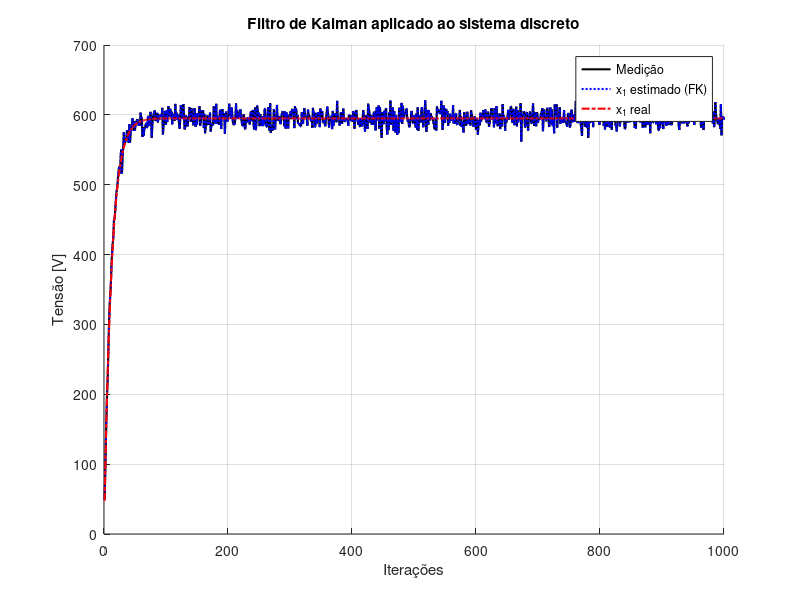

This chart was generated by the following MATLAB code:
close all
clear all
clc

%% Modelo do circuito elétrico 
a = 10.4167;
s = tf('s');
Kp = 595;
Gp = a * Kp /(s + a);
Gp_zpk = zpk(Gp); % forma fatorada

[num, den] = tfdata(Gp, 'v'); 
[Ac, Bc, Cc, Dc] = tf2ss(num, den); % conversão para espaço de estados

sys = ss(Ac, Bc, Cc, Dc); % sistema contínuo

%% Discretização
Ts = 0.008; % período de amostragem
sysD = c2d(sys, Ts, 'zoh'); % modelo discreto por ZOH

F = sysD.A;
G = sysD.B;
H = sysD.C;
D = sysD.D;

%% Condições iniciais da simulação
u = 1;                 % entrada constante
xk = zeros(size(F,1), 1); % estado inicial da planta (vetor zero com mesma dimensão de F)

%% Inicialização do filtro de Kalman
x_n = zeros(size(F,1), 1);       % estimativa inicial
P_n = eye(size(F));              % incerteza da estimativa inicial
Q = 1.5 * eye(size(F));        % ruído de processo (modelo) pequeno
R = 1 * eye(size(H,1));       % ruído de medição

%% Inicialização dos vetores de armazenamento
iter = 1000;
x1_w = zeros(1, iter);  % estado com distúrbio
x1   = zeros(1, iter);  % estado real sem ruído
y    = zeros(1, iter);  % saída com ruído
x_FK = zeros(size(F,1), iter); % estimativas do filtro de Kalman

%% Loop de Simulação 
for j = 1:iter
    %% Simulação da planta
    w = normrnd(0, 0.5);   % ruído de processo (distúrbio)
    v = normrnd(0, 10);     % ruído de medição
    xk = F * xk + G * u;   % evolução do estado
    yk = H * xk;           % saída ideal (sem ruído)
    
    % saída com ruído e armazenamento
    x1_w(j) = xk(1) + w; 
    x1(j)   = xk(1);       
    y(j)    = yk + v; 
    z_n     = yk + v; % mesma saída com ruído para o filtro

    %% Filtro de Kalman
    % Previsão (predição)
    x_n = F * x_n + G * u;
    P_n = F * P_n * F' + Q;

    % Atualização
    K_n = P_n * H' / (H * P_n * H' + R); 
    x_n = x_n + K_n * (z_n - H * x_n);
    P_n = (eye(size(F)) - K_n * H) * P_n;

    % Armazena a estimativa
    x_FK(:, j) = x_n;
end

%% Plotagem dos resultados
figure(1)
hold on
grid on
plot(x_FK(1,:) * H , 'k', 'LineWidth', 1.5)      % estimativa Kalman
plot(y, 'b:', 'LineWidth', 1.5)                  % medição com ruído
plot(x1 * H , 'r-.', 'LineWidth', 1.5)           % estado real
xlabel('Iterações')
ylabel('Tensão [V]')
legend('Medição', 'x_1 estimado (FK)', 'x_1 real')
title('Filtro de Kalman aplicado ao sistema discreto')
